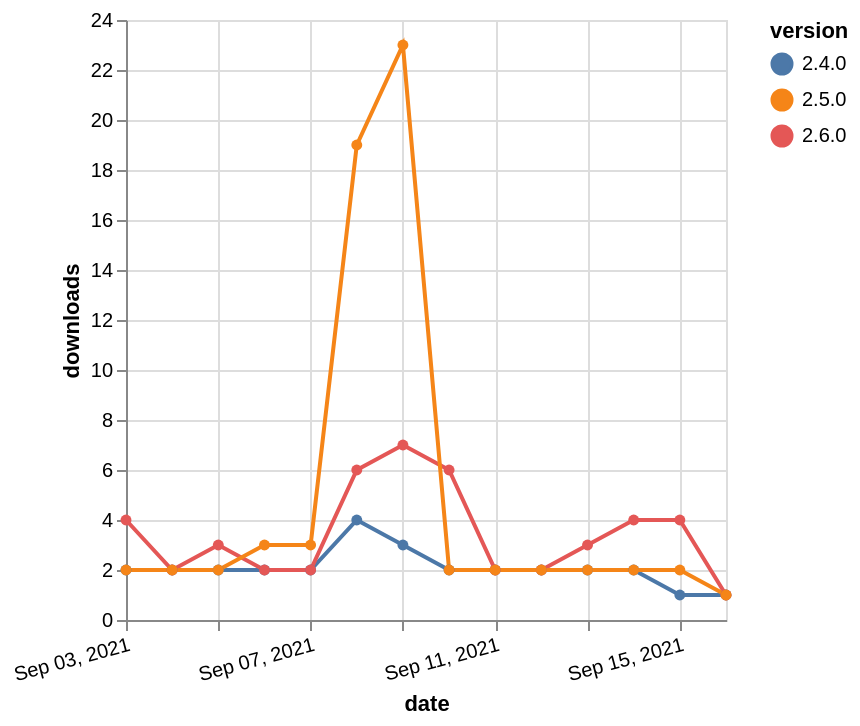

Write a Vega-Lite specification for this figure.
### Vega-Lite specification from a JSON file in a GitHub repository (floating-point values rounded to 4 significant figures)
{"$schema": "https://vega.github.io/schema/vega-lite/v5.json", "description": "A simple bar chart with embedded data.", "data": {"values": [{"date": "2021-09-03", "total": 1520, "delta": 2, "version": "2.4.0"}, {"date": "2021-09-04", "total": 1522, "delta": 2, "version": "2.4.0"}, {"date": "2021-09-05", "total": 1524, "delta": 2, "version": "2.4.0"}, {"date": "2021-09-06", "total": 1526, "delta": 2, "version": "2.4.0"}, {"date": "2021-09-07", "total": 1528, "delta": 2, "version": "2.4.0"}, {"date": "2021-09-08", "total": 1532, "delta": 4, "version": "2.4.0"}, {"date": "2021-09-09", "total": 1535, "delta": 3, "version": "2.4.0"}, {"date": "2021-09-10", "total": 1537, "delta": 2, "version": "2.4.0"}, {"date": "2021-09-11", "total": 1539, "delta": 2, "version": "2.4.0"}, {"date": "2021-09-12", "total": 1541, "delta": 2, "version": "2.4.0"}, {"date": "2021-09-13", "total": 1543, "delta": 2, "version": "2.4.0"}, {"date": "2021-09-14", "total": 1545, "delta": 2, "version": "2.4.0"}, {"date": "2021-09-15", "total": 1546, "delta": 1, "version": "2.4.0"}, {"date": "2021-09-16", "total": 1547, "delta": 1, "version": "2.4.0"}, {"date": "2021-09-03", "total": 1055, "delta": 4, "version": "2.6.0"}, {"date": "2021-09-04", "total": 1057, "delta": 2, "version": "2.6.0"}, {"date": "2021-09-05", "total": 1060, "delta": 3, "version": "2.6.0"}, {"date": "2021-09-06", "total": 1062, "delta": 2, "version": "2.6.0"}, {"date": "2021-09-07", "total": 1064, "delta": 2, "version": "2.6.0"}, {"date": "2021-09-08", "total": 1070, "delta": 6, "version": "2.6.0"}, {"date": "2021-09-09", "total": 1077, "delta": 7, "version": "2.6.0"}, {"date": "2021-09-10", "total": 1083, "delta": 6, "version": "2.6.0"}, {"date": "2021-09-11", "total": 1085, "delta": 2, "version": "2.6.0"}, {"date": "2021-09-12", "total": 1087, "delta": 2, "version": "2.6.0"}, {"date": "2021-09-13", "total": 1090, "delta": 3, "version": "2.6.0"}, {"date": "2021-09-14", "total": 1094, "delta": 4, "version": "2.6.0"}, {"date": "2021-09-15", "total": 1098, "delta": 4, "version": "2.6.0"}, {"date": "2021-09-16", "total": 1099, "delta": 1, "version": "2.6.0"}, {"date": "2021-09-03", "total": 6497, "delta": 2, "version": "2.5.0"}, {"date": "2021-09-04", "total": 6499, "delta": 2, "version": "2.5.0"}, {"date": "2021-09-05", "total": 6501, "delta": 2, "version": "2.5.0"}, {"date": "2021-09-06", "total": 6504, "delta": 3, "version": "2.5.0"}, {"date": "2021-09-07", "total": 6507, "delta": 3, "version": "2.5.0"}, {"date": "2021-09-08", "total": 6526, "delta": 19, "version": "2.5.0"}, {"date": "2021-09-09", "total": 6549, "delta": 23, "version": "2.5.0"}, {"date": "2021-09-10", "total": 6551, "delta": 2, "version": "2.5.0"}, {"date": "2021-09-11", "total": 6553, "delta": 2, "version": "2.5.0"}, {"date": "2021-09-12", "total": 6555, "delta": 2, "version": "2.5.0"}, {"date": "2021-09-13", "total": 6557, "delta": 2, "version": "2.5.0"}, {"date": "2021-09-14", "total": 6559, "delta": 2, "version": "2.5.0"}, {"date": "2021-09-15", "total": 6561, "delta": 2, "version": "2.5.0"}, {"date": "2021-09-16", "total": 6562, "delta": 1, "version": "2.5.0"}]}, "width": "container", "mark": {"type": "line", "point": {"filled": true}}, "encoding": {"x": {"field": "date", "type": "temporal", "timeUnit": "yearmonthdate", "title": "date", "axis": {"labelAngle": -15}}, "y": {"field": "delta", "type": "quantitative", "title": "downloads"}, "color": {"field": "version", "type": "nominal"}, "tooltip": {"field": "delta"}}}
